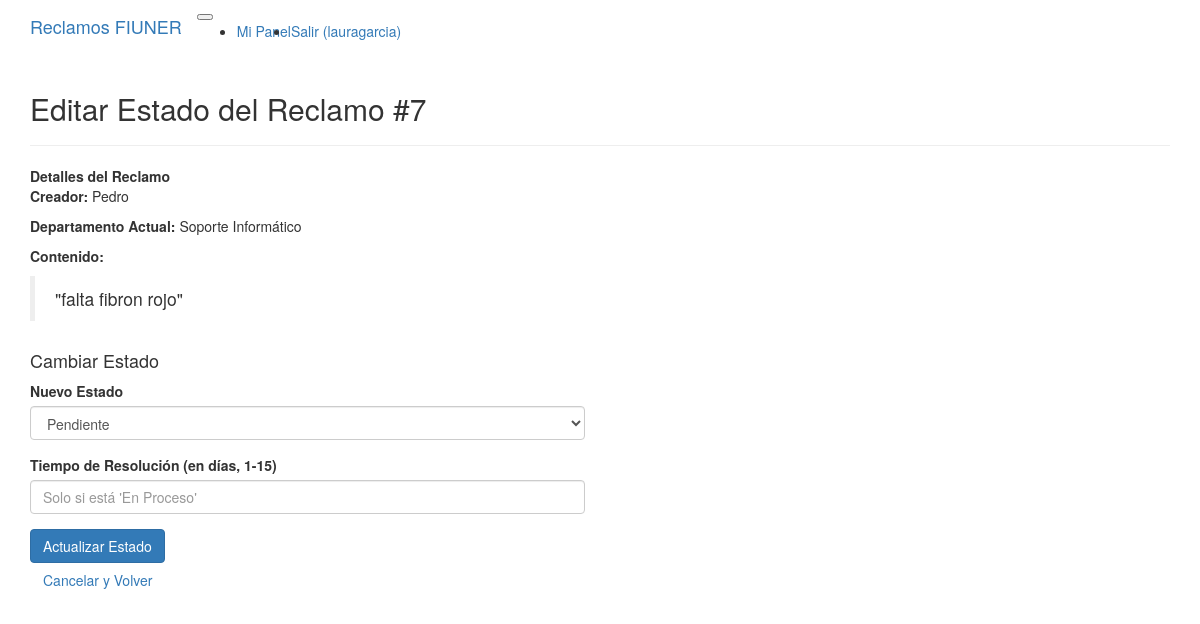
The page /editar_estado/7 (signed in) on the database its author committed.
### modules/modelos_db.py (models this page shows)
class ModeloUsuario(Base):
    __tablename__ = 'usuarios'
    id = Column(Integer, primary_key=True)
    nombre = Column(String(100), nullable=False) # nullable=False significa que no puede estar vacío
    apellido = Column(String(100), nullable=False)
    email = Column(String(100), nullable=False, unique=True) # unique=True asegura que no haya emails repetidos
    nombre_usuario = Column(String(50), nullable=False, unique=True) # unique=True asegura que no haya nombres de usuario repetidos
    claustro = Column(String(20), nullable=False)
    contrasena = Column(String(255), nullable=False) # Guardaremos la contraseña hasheada (más adelante)
    reclamos_creados = relationship("ModeloReclamo", back_populates="creador")
    rol = Column(String(20), nullable=False, default="final")
    departamento_asignado = Column(String(100), nullable=True) # nullable=True porque no todos los usuarios son jefes
    reclamos_adheridos = relationship(
        "ModeloReclamo",
        secondary=asociacion_reclamos_adherentes,
        back_populates="adherentes"
    )

class ModeloReclamo(Base):
    __tablename__ = 'reclamos' # Nombre de la tabla en la BD
    id = Column(Integer, primary_key=True)
    contenido = Column(String(1000), nullable=False)
    departamento = Column(String(100), nullable=False)
    timestamp = Column(DateTime, nullable=False) # Guardará fecha y hora
    estado = Column(String(20), nullable=False)
    tiempo_resolucion_asignado = Column(Integer, nullable=True) # Puede ser nulo al principio
    id_usuario_creador = Column(Integer, ForeignKey('usuarios.id'), nullable=False)
    creador = relationship("ModeloUsuario", back_populates="reclamos_creados")
    adherentes = relationship(
        "ModeloUsuario",
        secondary=asociacion_reclamos_adherentes,
        back_populates="reclamos_adheridos"
    )

### server.py (the view, shortened to what this page needs)
@app.route("/editar_estado/<int:id_reclamo>", methods=["GET", "POST"])
@gestor_login.se_requiere_login
@gestor_login.rol_requerido(roles_permitidos=['jefe', 'secretario'])
def editar_estado(id_reclamo):
    try:
        reclamo = sistema.buscar_reclamo_por_id(id_reclamo)
    except Exception as e:
        flash(f"Error: {e}", "danger")
        return redirect(url_for('manejar_reclamos'))
    usuario_actual = gestor_login.usuario_actual
    if usuario_actual.rol == 'jefe' and reclamo.departamento != usuario_actual.departamento:
        flash("Permiso denegado: No puede editar reclamos de otro departamento.", "danger")
        return redirect(url_for('manejar_reclamos'))
    form = FormEditarEstado()
    form.estado.data = reclamo.estado
    form.tiempo_resolucion.data = reclamo.tiempo_resolucion_asignado
    return render_template("editar_estado.html", reclamo=reclamo, form=form)

### modules/formularios.py
class FormEditarEstado(FlaskForm):
    opciones_estado = [
        ('pendiente', 'Pendiente'),
        ('en proceso', 'En Proceso'),
        ('resuelto', 'Resuelto'),
        ('inválido', 'Inválido')
    ]
    estado = SelectField(label='Nuevo Estado',
                         choices=opciones_estado,
                         validators=[DataRequired()])
    tiempo_resolucion = IntegerField(
        label='Tiempo de Resolución (en días, 1-15)',
        validators=[
            Optional(), # Permite que el campo esté vacío
            NumberRange(min=1, max=15, message="Debe estar entre 1 y 15 días")
        ],
        render_kw={"placeholder": "Solo si está 'En Proceso'"}
    )
    submit = SubmitField(label='Actualizar Estado')

### modules/gestor_login.py (called while the page is built)
    @property
    def usuario_actual(self) -> UsuarioLogin | None:
        return current_user if current_user.is_authenticated else None

    @property
    def usuario_autenticado(self) -> bool:
        return current_user.is_authenticated

    def rol_requerido(self, roles_permitidos: list[str]):
        def decorador(f):
            @wraps(f)
            def funcion_decorada(*args, **kwargs):
                if not self.usuario_autenticado:
                    return self.__login_manager.unauthorized()
                if self.usuario_actual.rol not in roles_permitidos:
                    abort(403, "No tienes permiso para acceder a esta página.")
                return f(*args, **kwargs)
            return funcion_decorada
        return decorador

        @login_manager.user_loader
        def cargar_usuario_actual(id_usuario_str: str):
            try:
                id_usuario_int = int(id_usuario_str)
            except ValueError:
                return None # Si el ID no es un número, es inválido
            entidad = self.__repo_usuarios.obtener_por_id(id_usuario_int)
            if entidad:
                return UsuarioLogin(entidad)
            else:
                return None

### modules/reclamo.py (called while the page is built)
    @property
    def id_reclamo(self) -> int:
        return self.__id_reclamo

    @property
    def usuario_creador(self) -> Usuario:
        return self.__usuario_creador

    @property
    def contenido(self) -> str:
        return self.__contenido

    @property
    def departamento(self) -> str:
        return self.__departamento

    @property
    def estado(self) -> str:
        return self.__estado

    @property
    def tiempo_resolucion_asignado(self) -> int | None:
        return self.__tiempo_resolucion_asignado

### templates/editar_estado.html
{% extends 'base.html' %}
{% import 'bootstrap/wtf.html' as wtf %}
{% block page_content %}
    <h2>Editar Estado del Reclamo #{{ reclamo.id_reclamo }}</h2>
    <hr>
    <div class="card bg-light mb-3">
        <div class="card-header"><b>Detalles del Reclamo</b></div>
        <div class="card-body">
            <p><b>Creador:</b> {{ reclamo.usuario_creador.nombre_usuario }}</p>
            <p><b>Departamento Actual:</b> {{ reclamo.departamento.title() }}</p>
            <p><b>Contenido:</b></p>
            <blockquote class="blockquote">
                <p class="mb-0 fst-italic">"{{ reclamo.contenido }}"</p>
            </blockquote>
        </div>
    </div>
    <div class="row">
        <div class="col-md-6">
            <h4>Cambiar Estado</h4>
            {{ wtf.quick_form(form, novalidate=True, button_map={'submit': 'primary'}) }}
        </div>
    </div>
    <a href="{{ url_for('manejar_reclamos') }}" class="btn btn-secondary mt-3">Cancelar y Volver</a>
{% endblock %}

### templates/base.html (shortened to what this page needs)
{% extends 'bootstrap/base.html' %}
{% block navbar %}
<nav class="navbar navbar-expand-lg navbar-dark bg-dark">
    <div class="container">
        <a class="navbar-brand" href="{{ url_for('inicio') }}">Reclamos FIUNER</a>
        <button class="navbar-toggler" type="button" data-bs-toggle="collapse" data-bs-target="#navbarNav" aria-controls="navbarNav" aria-expanded="false" aria-label="Toggle navigation">
        </button>
        <div class="collapse navbar-collapse" id="navbarNav">
            <ul class="navbar-nav ms-auto">
                {% if gestor_login.usuario_autenticado %}
                    <li class="nav-item">
                        <a class="nav-link" href="{{ url_for('panel_principal') }}">Mi Panel</a>
                    </li>
                    <li class="nav-item">
                        <a class="nav-link" href="{{ url_for('logout') }}">Salir ({{ gestor_login.usuario_actual.nombre_usuario }})</a>
                    </li>
                {% endif %}
            </ul>
        </div>
    </div>
</nav>
{% endblock %}
{% block content %}
<div class="container mt-4">
    {% block page_content %}{% endblock %}
</div>
{% endblock %}

### rows shown on the page
ModeloUsuario: usuario_actual.nombre_usuario "lauragarcia"
ModeloUsuario: usuario_creador.nombre_usuario "Pedro"
ModeloReclamo: departamento "Soporte Informático", contenido "falta fibron rojo", estado "Pendiente"

### other values the page prints
{{ reclamo.id_reclamo }} "7"
